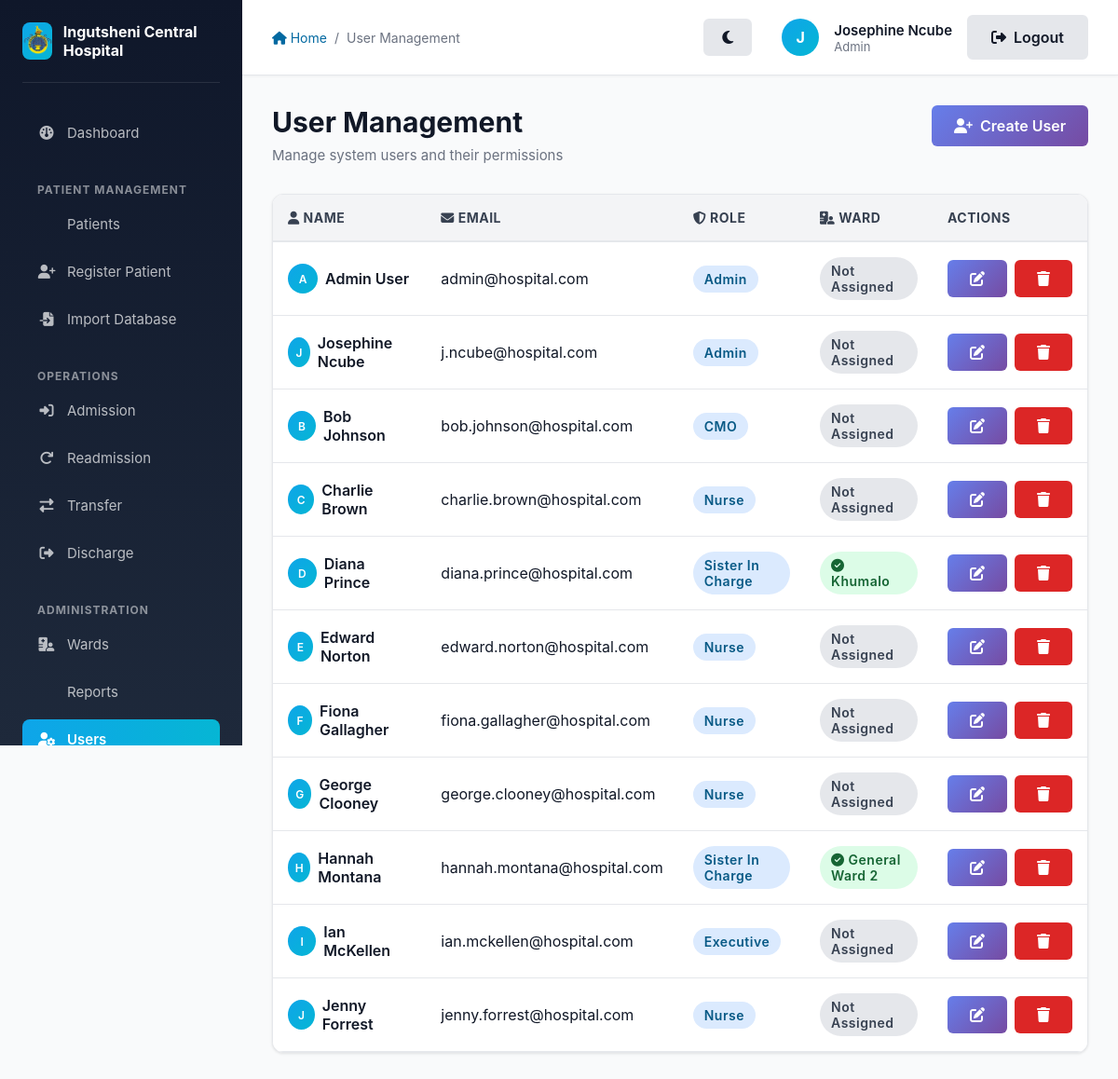
The page /auth/users (signed in) on the database its author committed.
### app/models/models.py (models this page shows, shortened)
class User(db.Model, UserMixin):
    __tablename__ = 'users'
    id = db.Column(db.Integer, primary_key=True)
    name = db.Column(db.String(100), nullable=False)
    email = db.Column(db.String(120), unique=True, nullable=False)
    password_hash = db.Column(db.String(128), nullable=False)
    role_id = db.Column(db.Integer, db.ForeignKey('roles.id'), nullable=False)
    ward_id = db.Column(db.Integer, db.ForeignKey('wards.id'), nullable=True)

class Role(db.Model):
    __tablename__ = 'roles'
    id = db.Column(db.Integer, primary_key=True)
    name = db.Column(db.String(50), unique=True, nullable=False)
    users = db.relationship('User', backref='role_obj', lazy=True)

class Ward(db.Model):
    __tablename__ = 'wards'
    id = db.Column(db.Integer, primary_key=True)
    name = db.Column(db.String(100), unique=True, nullable=False)
    type = db.Column(db.String(50), nullable=False) # Admission, General, Discharge
    capacity = db.Column(db.Integer, nullable=True)
    users = db.relationship('User', backref='ward_obj', lazy=True)
    patients = db.relationship('Patient', backref='current_ward', lazy=True)

### app/auth/routes.py (the view)
@auth.route('/users')
@login_required
@role_required(['Admin'])
def manage_users():
    users = User.query.all()
    return render_template('auth/manage_users.html', users=users)

### app/auth/utils.py (called while the page is built)
def role_required(roles):
    def decorator(f):
        @wraps(f)
        def decorated_function(*args, **kwargs):
            if not current_user.is_authenticated or current_user.role_obj.name not in roles:
                abort(403)
            return f(*args, **kwargs)
        return decorated_function
    return decorator

### app/models/models.py (called while the page is built)
@login_manager.user_loader
def load_user(user_id):
    return User.query.get(int(user_id))

### app/templates/auth/manage_users.html (shortened to what this page needs)
{% extends "layout.html" %}
{% block breadcrumb %}
    <a href="{{ url_for('main.index') }}"><i class="fas fa-home"></i> Home</a>
    <span>/</span>
    <span>User Management</span>
{% endblock %}
{% block content %}
    <div class="page-header flex-between" style="display: flex; justify-content: space-between; align-items: flex-start;">
        <div>
            <h1 class="page-title">User Management</h1>
            <p class="page-subtitle">Manage system users and their permissions</p>
        </div>
        <a href="{{ url_for('auth.create_user') }}" class="btn btn-primary">
            <i class="fas fa-user-plus"></i> Create User
        </a>
    </div>
    {% if users %}
        <div class="card">
            <div class="table-responsive">
                <table class="table">
                    <thead>
                        <tr>
                            <th><i class="fas fa-user"></i> Name</th>
                            <th><i class="fas fa-envelope"></i> Email</th>
                            <th><i class="fas fa-shield-alt"></i> Role</th>
                            <th><i class="fas fa-hospital-user"></i> Ward</th>
                            <th style="width: 150px;">Actions</th>
                        </tr>
                    </thead>
                    <tbody>
                        {% for user in users %}
                            <tr>
                                <td>
                                    <div class="flex gap-2" style="display: flex; align-items: center; gap: 0.5rem;">
                                        <div style="width: 32px; height: 32px; background: linear-gradient(135deg, #0ea5e9 0%, #06b6d4 100%); border-radius: 50%; display: flex; align-items: center; justify-content: center; color: white; font-weight: 600; font-size: 0.75rem;">
                                            {{ user.name[0].upper() }}
                                        </div>
                                        <span class="font-semibold">{{ user.name }}</span>
                                    </div>
                                </td>
                                <td>{{ user.email }}</td>
                                <td>
                                    <span class="badge badge-primary">{{ user.role_obj.name }}</span>
                                </td>
                                <td>
                                    {% if user.ward_obj %}
                                        <span class="badge badge-success"><i class="fas fa-check-circle"></i> {{ user.ward_obj.name }}</span>
                                    {% else %}
                                        <span class="badge badge-neutral">Not Assigned</span>
                                    {% endif %}
                                </td>
                                <td>
                                    <div style="display: flex; gap: 0.5rem;">
                                        <a href="{{ url_for('auth.update_user', user_id=user.id) }}" class="btn btn-sm btn-primary" title="Edit user">
                                            <i class="fas fa-edit"></i>
                                        </a>
                                        <form action="{{ url_for('auth.delete_user', user_id=user.id) }}" method="POST" style="display: inline;" onsubmit="return confirm('Are you sure you want to delete this user?');">
                                            <button type="submit" class="btn btn-sm btn-danger" title="Delete user">
                                                <i class="fas fa-trash"></i>
                                            </button>
                                        </form>
                                    </div>
                                </td>
                            </tr>
                        {% endfor %}
                    </tbody>
                </table>
            </div>
        </div>
    {% endif %}
{% endblock %}

### app/templates/layout.html (shortened to what this page needs)
<!DOCTYPE html>
<html lang="en">
<head>
    <link rel="stylesheet" href="{{ url_for('static', filename='style.css') }}">
    <link rel="stylesheet" href="https://cdnjs.cloudflare.com/ajax/libs/font-awesome/6.4.0/css/all.min.css">
</head>
<body>
    <aside class="sidebar no-print" id="sidebar">
        <div class="sidebar-header">
            <div class="sidebar-logo">
                <img src="{{ url_for('static', filename='images/logo.png') }}" alt="Ingutsheni Central Hospital Logo">
            </div>
            <div class="sidebar-title">Ingutsheni Central Hospital</div>
        </div>
        <nav class="sidebar-nav">
            <li><a href="{{ url_for('main.index') }}" class="{% if request.endpoint == 'main.index' %}active{% endif %}">
                <i class="fas fa-dashboard"></i> Dashboard
            </a></li>
        </nav>
        {% if current_user.is_authenticated %}
            <div class="sidebar-section-title">Patient Management</div>
            <nav class="sidebar-nav">
                <li><a href="{{ url_for('patients.list_patients') }}" class="{% if request.endpoint == 'patients.list_patients' %}active{% endif %}">
                     Patients
                </a></li>
                <li><a href="{{ url_for('patients.register_patient') }}" class="{% if request.endpoint == 'patients.register_patient' %}active{% endif %}">
                    <i class="fas fa-user-plus"></i> Register Patient
                </a></li>
                {% if current_user.role_obj.name in ['Admin', 'CMO'] %}
                <li><a href="{{ url_for('patients.import_database') }}" class="{% if request.endpoint == 'patients.import_database' %}active{% endif %}">
                    <i class="fas fa-file-import"></i> Import Database
                </a></li>
                {% endif %}
            </nav>
            <div class="sidebar-section-title">Operations</div>
            <nav class="sidebar-nav">
                <li><a href="{{ url_for('patients.list_patients') }}" class="{% if request.endpoint == 'patients.admit_patient' %}active{% endif %}">
                    <i class="fas fa-sign-in-alt"></i> Admission
                </a></li>
                <li><a href="{{ url_for('patients.readmit_patient') }}" class="{% if request.endpoint in ['patients.readmit_patient', 'patients.readmit_patient_details'] %}active{% endif %}">
                    <i class="fas fa-redo"></i> Readmission
                </a></li>
                <li><a href="{{ url_for('patients.list_patients') }}" class="{% if request.endpoint == 'transfers.transfer_patient' %}active{% endif %}">
                    <i class="fas fa-exchange-alt"></i> Transfer
                </a></li>
                <li><a href="{{ url_for('patients.list_patients') }}" class="{% if request.endpoint == 'patients.discharge_patient' %}active{% endif %}">
                    <i class="fas fa-sign-out-alt"></i> Discharge
                </a></li>
            </nav>
            <div class="sidebar-section-title">Administration</div>
            <nav class="sidebar-nav">
                <li><a href="{{ url_for('wards.list_wards') }}" class="{% if request.endpoint == 'wards.list_wards' %}active{% endif %}">
                    <i class="fas fa-hospital-user"></i> Wards
                </a></li>
                <li><a href="{{ url_for('reports.view_reports') }}" class="{% if request.endpoint == 'reports.view_reports' %}active{% endif %}">
                     Reports
                </a></li>
                {% if current_user.role_obj.name == 'Admin' %}
                    <li><a href="{{ url_for('auth.manage_users') }}" class="{% if request.endpoint == 'auth.manage_users' %}active{% endif %}">
                        <i class="fas fa-user-gear"></i> Users
                    </a></li>
                {% endif %}
            </nav>
        {% endif %}
    </aside>
    <div class="main-content">
        <div class="top-bar no-print">
            <div class="top-bar-left">
                <div class="breadcrumb">
                    {% block breadcrumb %}{% endblock %}
                </div>
            </div>
            <div class="top-bar-right" style="display: flex; align-items: center; gap: 1rem;">
                <div style="display: flex; align-items: center; gap: 1rem; margin-right: 1rem;">
                    <button id="themeToggle" class="btn btn-secondary btn-sm" title="Toggle Dark/Light Mode" style="border-radius: 50%; width: 40px; height: 40px; padding: 0;">
                        <i class="fas fa-moon"></i>
                    </button>
                </div>
                {% if current_user.is_authenticated %}
                    <div class="user-menu">
                        <div class="user-avatar" title="{{ current_user.name }}">
                            {{ current_user.name[0].upper() }}
                        </div>
                        <div class="user-info">
                            <div class="user-name">{{ current_user.name }}</div>
                            <div class="user-role">{{ current_user.role_obj.name }}</div>
                        </div>
                    </div>
                    <a href="{{ url_for('auth.logout') }}" class="btn btn-secondary btn-sm">
                        <i class="fas fa-sign-out-alt"></i> Logout
                    </a>
                {% else %}
                    <a href="{{ url_for('auth.login') }}" class="btn btn-primary btn-sm">
                        <i class="fas fa-sign-in-alt"></i> Login
                    </a>
                {% endif %}
            </div>
        </div>
        <div class="page-content">
            {% block content %}{% endblock %}
        </div>
    </div>
</body>
</html>

### app/static/style.css (style rules this page uses)
:root { --primary: #0369a1; --primary-light: #0ea5e9; --primary-dark: #075985; --success: #16a34a; --success-light: #22c55e; --danger: #dc2626; --warning: #f59e0b; --info: #3b82f6; --neutral: #6b7280; --gray-50: #f9fafb; --gray-100: #f3f4f6; --gray-200: #e5e7eb; --gray-300: #d1d5db; --gray-400: #9ca3af; --gray-500: #6b7280; --gray-600: #4b5563; --gray-700: #374151; --gray-800: #1f2937; --gray-900: #111827; --body-bg: var(--gray-50); --card-bg: #ffffff; --sidebar-bg: linear-gradient(180deg, #0f172a 0%, #1e293b 100%); --topbar-bg: #ffffff; --text-main: var(--gray-900); --text-muted: var(--gray-500); --border-color: var(--gray-200); }
* { margin: 0; padding: 0; box-sizing: border-box; }
body { font-family: -apple-system, BlinkMacSystemFont, 'Segoe UI', 'Roboto', 'Oxygen', 'Ubuntu', 'Cantarell', 'Fira Sans', 'Droid Sans', 'Helvetica Neue', sans-serif; -webkit-font-smoothing: antialiased; -moz-osx-font-smoothing: grayscale; background-color: var(--body-bg); color: var(--text-main); }
.card { background-color: var(--card-bg); border: 1px solid var(--border-color); }
.top-bar { background-color: var(--topbar-bg) !important; border-color: var(--border-color) !important; }
.table { background-color: var(--card-bg) !important; }
.table th { background-color: var(--gray-100); color: var(--text-main); border-bottom-color: var(--border-color); }
.table td { border-bottom-color: var(--border-color); }
.sidebar { background: var(--sidebar-bg) !important; }
.badge { display: inline-block; padding: 0.375rem 0.75rem; border-radius: 9999px; font-size: 0.875rem; font-weight: 600; letter-spacing: 0.5px; }
.badge-primary { background-color: #dbeafe; color: var(--primary-dark); }
.badge-success { background-color: #dcfce7; color: #166534; }
.badge-neutral { background-color: var(--gray-200); color: var(--gray-700); }
.btn { display: inline-flex; align-items: center; justify-content: center; padding: 0.625rem 1.25rem; border-radius: 0.5rem; font-weight: 600; font-size: 0.9375rem; border: none; cursor: pointer; transition: all 0.2s ease; text-decoration: none; gap: 0.5rem; }
.btn-primary { background-color: var(--primary); color: white; }
.btn-danger { background-color: var(--danger); color: white; }
.btn-secondary { background-color: var(--gray-300); color: var(--gray-800); }
.btn-sm { padding: 0.375rem 0.75rem; font-size: 0.8125rem; }
.card { background-color: white; border-radius: 0.75rem; box-shadow: 0 1px 3px rgba(0, 0, 0, 0.1); overflow: hidden; transition: all 0.2s ease; }
.table { width: 100%; border-collapse: collapse; background-color: white; }
.table thead { background-color: var(--gray-100); border-bottom: 2px solid var(--gray-200); }
.table th { padding: 1rem; text-align: left; font-weight: 700; color: var(--gray-700); font-size: 0.875rem; text-transform: uppercase; letter-spacing: 0.5px; }
.table td { padding: 1rem; border-bottom: 1px solid var(--gray-200); }
.font-semibold { font-weight: 600; }
.flex { display: flex; }
.flex-between { display: flex; justify-content: space-between; align-items: center; }
.gap-2 { gap: 0.5rem; }
.btn { font-size: 1rem !important; font-weight: 600 !important; padding: 0.75rem 1.5rem !important; border: none !important; border-radius: 6px !important; cursor: pointer !important; transition: all 0.3s ease !important; display: inline-flex !important; align-items: center !important; gap: 0.5rem !important; text-decoration: none !important; }
.btn-primary { background: linear-gradient(135deg, #667eea 0%, #764ba2 100%) !important; color: white !important; }
.btn-secondary { background: var(--gray-200) !important; color: var(--text-main) !important; border: 2px solid var(--border-color) !important; }
.btn-danger { background: var(--danger) !important; color: white !important; }

### rows shown on the page
User: name "J", name "Josephine Ncube", email "j.ncube@hospital.com", role_obj.name "Admin", shows "Not Assigned"
Role: role_obj.name "Admin"
User: name "A", name "Admin User", email "admin@hospital.com", role_obj.name "Admin", shows "Not Assigned"
User: name "B", name "Bob Johnson", email "bob.johnson@hospital.com", role_obj.name "CMO", shows "Not Assigned"
User: name "C", name "Charlie Brown", email "charlie.brown@hospital.com", role_obj.name "Nurse", shows "Not Assigned"
User: name "D", name "Diana Prince", email "diana.prince@hospital.com", role_obj.name "Sister In Charge", ward_obj.name "Khumalo"
User: name "E", name "Edward Norton", email "edward.norton@hospital.com", role_obj.name "Nurse", shows "Not Assigned"
User: name "F", name "Fiona Gallagher", email "fiona.gallagher@hospital.com", role_obj.name "Nurse", shows "Not Assigned"
User: name "G", name "George Clooney", email "george.clooney@hospital.com", role_obj.name "Nurse", shows "Not Assigned"
User: name "H", name "Hannah Montana", email "hannah.montana@hospital.com", role_obj.name "Sister In Charge", ward_obj.name "General Ward 2"
User: name "I", name "Ian McKellen", email "ian.mckellen@hospital.com", role_obj.name "Executive", shows "Not Assigned"
User: name "J", name "Jenny Forrest", email "jenny.forrest@hospital.com", role_obj.name "Nurse", shows "Not Assigned"
